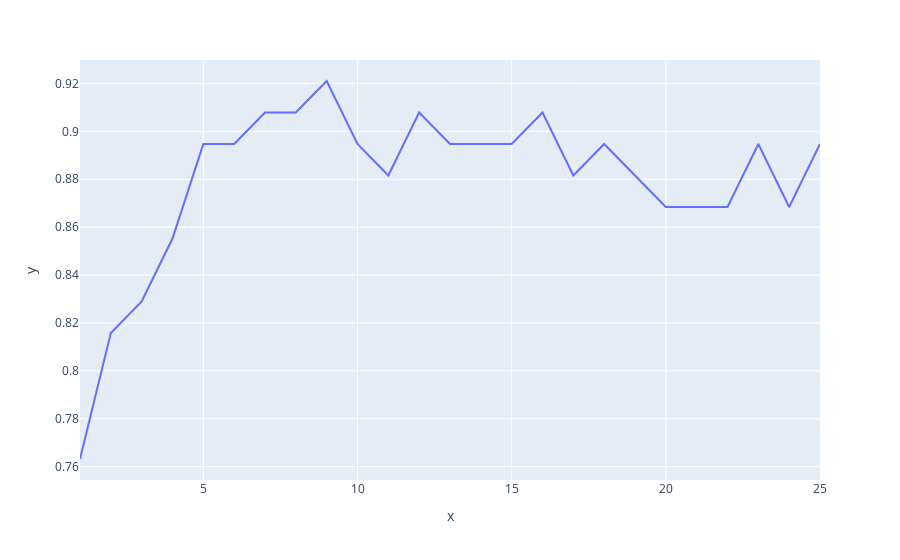

Source (notebook cell):
### Code cell
px.line(x=k_range,y=scores_list)

### Figure 1 — Plotly figure (JSON) as saved in the notebook; plotly's stock layout.template omitted (floating-point values rounded to 4 significant figures)
{"data": [{"hovertemplate": "x=%{x}<br>y=%{y}<extra></extra>", "legendgroup": "", "line": {"color": "#636efa", "dash": "solid"}, "marker": {"symbol": "circle"}, "mode": "lines", "name": "", "orientation": "v", "showlegend": false, "type": "scatter", "x": [1, 2, 3, 4, 5, 6, 7, 8, 9, 10, 11, 12, 13, 14, 15, 16, 17, 18, 19, 20, 21, 22, 23, 24, 25], "xaxis": "x", "y": [0.7632, 0.8158, 0.8289, 0.8553, 0.8947, 0.8947, 0.9079, 0.9079, 0.9211, 0.8947, 0.8816, 0.9079, 0.8947, 0.8947, 0.8947, 0.9079, 0.8816, 0.8947, 0.8816, 0.8684, 0.8684, 0.8684, 0.8947, 0.8684, 0.8947], "yaxis": "y"}], "layout": {"legend": {"tracegroupgap": 0}, "margin": {"t": 60}, "xaxis": {"anchor": "y", "domain": [0, 1], "title": {"text": "x"}}, "yaxis": {"anchor": "x", "domain": [0, 1], "title": {"text": "y"}}}}
